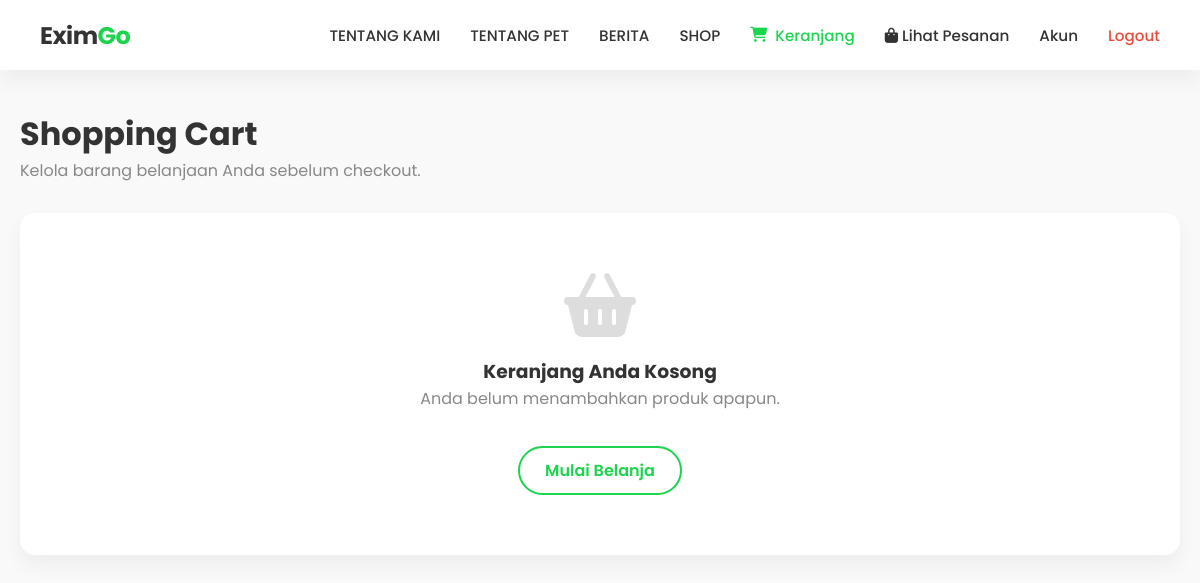
Page /users/cart.php (signed in) on the earlier database version.
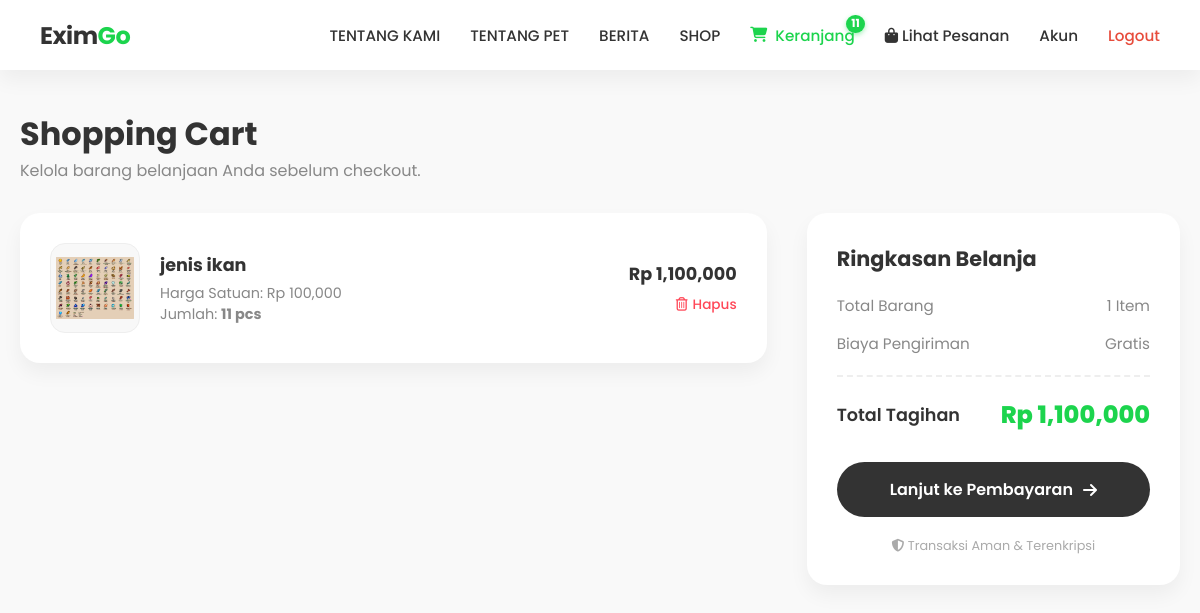
Same page on the later database version.
### tables this page shows
CREATE TABLE `carts` (
  `id` int(11) NOT NULL,
  `user_id` int(11) NOT NULL,
  `product_id` int(11) NOT NULL,
  `quantity` int(11) DEFAULT 1,
  `created_at` timestamp NOT NULL DEFAULT current_timestamp()
);

CREATE TABLE `products` (
  `id` int(11) NOT NULL,
  `name` varchar(150) NOT NULL,
  `description` text DEFAULT NULL,
  `price` decimal(15,2) NOT NULL,
  `stock` int(11) NOT NULL DEFAULT 0,
  `image` varchar(255) DEFAULT NULL,
  `created_at` timestamp NOT NULL DEFAULT current_timestamp()
);

### src/users/cart.php (the view, shortened to what the changed rows need)
<?php
require_once '../config/database.php';
$uid = $_SESSION['user_id'];
$query = "SELECT c.id as cart_id, c.quantity, p.name, p.price, p.image
          FROM carts c
          JOIN products p ON c.product_id = p.id
          WHERE c.user_id = ?";
$stmt = $pdo->prepare($query);
$stmt->execute([$uid]);
$items = $stmt->fetchAll();
$grand_total = 0;
foreach ($items as $i) {
    $grand_total += ($i['price'] * $i['quantity']);
}
?>
<!DOCTYPE html>
<html lang="id">
<head>
    <link rel="stylesheet" href="../assets/css/cart.css">
    <link rel="stylesheet" href="https://cdnjs.cloudflare.com/ajax/libs/font-awesome/6.4.0/css/all.min.css">
</head>
<body>
    <?php include '../includes/navbar.php'; ?>
    <main class="container" style="padding-top: 40px; padding-bottom: 80px;">
        <div class="page-header">
            <h2>Shopping Cart</h2>
        </div>
        <?php if (count($items) == 0): ?>
            <div class="alert-box alert-empty">
                <i class="fa-solid fa-basket-shopping" style="font-size:4rem; color:#ddd; margin-bottom:20px;"></i>
                <h3>Keranjang Anda Kosong</h3>
                <p style="color:#888; margin-bottom: 20px;">Anda belum menambahkan produk apapun.</p>
                <a href="catalog.php" class="btn-secondary">Mulai Belanja</a>
            </div>
        <?php else: ?>
            <div class="cart-container">
                <div class="cart-list">
                    <?php foreach ($items as $item): ?>
                        <div class="cart-item">
                            <img src="../assets/images/uploads/<?= $item['image'] ?? 'default.jpg' ?>" class="item-img"
                                alt="Produk">
                            <div class="item-details">
                                <h4><?= htmlspecialchars($item['name']) ?></h4>
                                <div class="item-meta">
                                    Harga Satuan: Rp <?= number_format($item['price']) ?> <br>
                                    Jumlah: <b><?= $item['quantity'] ?> pcs</b>
                                </div>
                            </div>
                            <div class="item-total">
                                <div class="price-tag">Rp <?= number_format($item['price'] * $item['quantity']) ?></div>
                                <a href="?remove=<?= $item['cart_id'] ?>" class="item-remove"
                                    onclick="return confirm('Yakin hapus barang ini?')">
                                    <i class="fa-regular fa-trash-can"></i> Hapus
                                </a>
                            </div>
                        </div>
                    <?php endforeach; ?>
                </div>
                <div class="cart-summary">
                    <h3>Ringkasan Belanja</h3>
                    <div class="summary-row">
                        <span>Total Barang</span>
                        <span><?= count($items) ?> Item</span>
                    </div>
                    <div class="summary-row">
                        <span>Biaya Pengiriman</span>
                        <span>Gratis</span>
                    </div>
                    <div class="summary-row total-row">
                        <span>Total Tagihan</span>
                        <span>Rp <?= number_format($grand_total) ?></span>
                    </div>
                    <a href="checkout.php" class="btn-checkout">
                        Lanjut ke Pembayaran <i class="fa-solid fa-arrow-right"></i>
                    </a>
                    <div style="margin-top: 20px; font-size: 0.8rem; color: #aaa; text-align: center;">
                        <i class="fa-solid fa-shield-halved"></i> Transaksi Aman & Terenkripsi
                    </div>
                </div>
            </div>
        <?php endif; ?>
    </main>
</body>
</html>

### src/includes/navbar.php (shortened to what the changed rows need)
<?php
$cart_count = 0;
if (isset($_SESSION['user_id'])) {
    if (isset($pdo)) {
        $stmt_nav = $pdo->prepare("SELECT SUM(quantity) FROM carts WHERE user_id = ?");
        $stmt_nav->execute([$_SESSION['user_id']]);
        $cart_count = $stmt_nav->fetchColumn() ?: 0;
    }
}
$current_page = basename($_SERVER['PHP_SELF']);
?>
<link rel="stylesheet" href="../assets/css/navbar.css">
<link rel="stylesheet" href="https://cdnjs.cloudflare.com/ajax/libs/font-awesome/6.4.0/css/all.min.css">
<nav>
    <div class="nav-kanan">
        <ul class="nav-links">
            <?php if (isset($_SESSION['user_id'])): ?>
                <li>
                    <a href="cart.php" class="cart-wrapper <?= $current_page == 'cart.php' ? 'active' : '' ?>">
                        <i class="fa-solid fa-cart-shopping"></i> Keranjang
                        <?php if ($cart_count > 0): ?>
                            <span class="badge-cart"><?= $cart_count ?></span>
                        <?php endif; ?>
                    </a>
                </li>
            <?php endif; ?>
        </ul>
    </div>
</nav>

Differences in the rows shown:
added carts: product.image (picture), product.name "jenis ikan", product.price "100,000", quantity "11", $item['price'] * $item['quantity'] "1,100,000"
Other differences:
$cart_count: (not shown) → "11"
count($items): (not shown) → "1"
$grand_total: (not shown) → "1,100,000"
text no longer shown: "Keranjang Anda Kosong Anda belum menambahkan produk apapun. Mulai Belanja"
text now shown: "Ringkasan Belanja Total Barang Item Biaya Pengiriman Gratis Total Tagihan Rp Lanjut ke Pembayaran Transaksi Aman & Terenkripsi"
